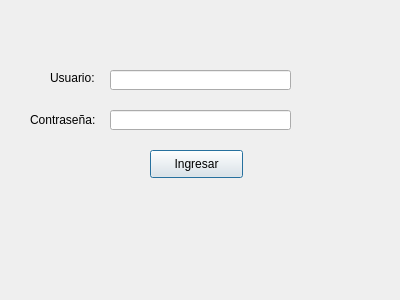
<?xml version="1.0" encoding="UTF-8"?>
<ui version="4.0">
 <class>Dialog</class>
 <widget class="QDialog" name="Dialog">
  <property name="geometry">
   <rect>
    <x>0</x>
    <y>0</y>
    <width>400</width>
    <height>300</height>
   </rect>
  </property>
  <property name="windowTitle">
   <string>Dialog</string>
  </property>
  <widget class="QLineEdit" name="us">
   <property name="geometry">
    <rect>
     <x>110</x>
     <y>70</y>
     <width>181</width>
     <height>20</height>
    </rect>
   </property>
  </widget>
  <widget class="QLineEdit" name="cont">
   <property name="geometry">
    <rect>
     <x>110</x>
     <y>110</y>
     <width>181</width>
     <height>20</height>
    </rect>
   </property>
  </widget>
  <widget class="QLabel" name="label">
   <property name="geometry">
    <rect>
     <x>50</x>
     <y>70</y>
     <width>55</width>
     <height>16</height>
    </rect>
   </property>
   <property name="text">
    <string>Usuario:</string>
   </property>
  </widget>
  <widget class="QLabel" name="label_2">
   <property name="geometry">
    <rect>
     <x>30</x>
     <y>110</y>
     <width>71</width>
     <height>20</height>
    </rect>
   </property>
   <property name="text">
    <string>Contraseña:</string>
   </property>
  </widget>
  <widget class="QPushButton" name="ing">
   <property name="geometry">
    <rect>
     <x>150</x>
     <y>150</y>
     <width>93</width>
     <height>28</height>
    </rect>
   </property>
   <property name="text">
    <string>Ingresar</string>
   </property>
  </widget>
 </widget>
 <resources/>
 <connections/>
</ui>
